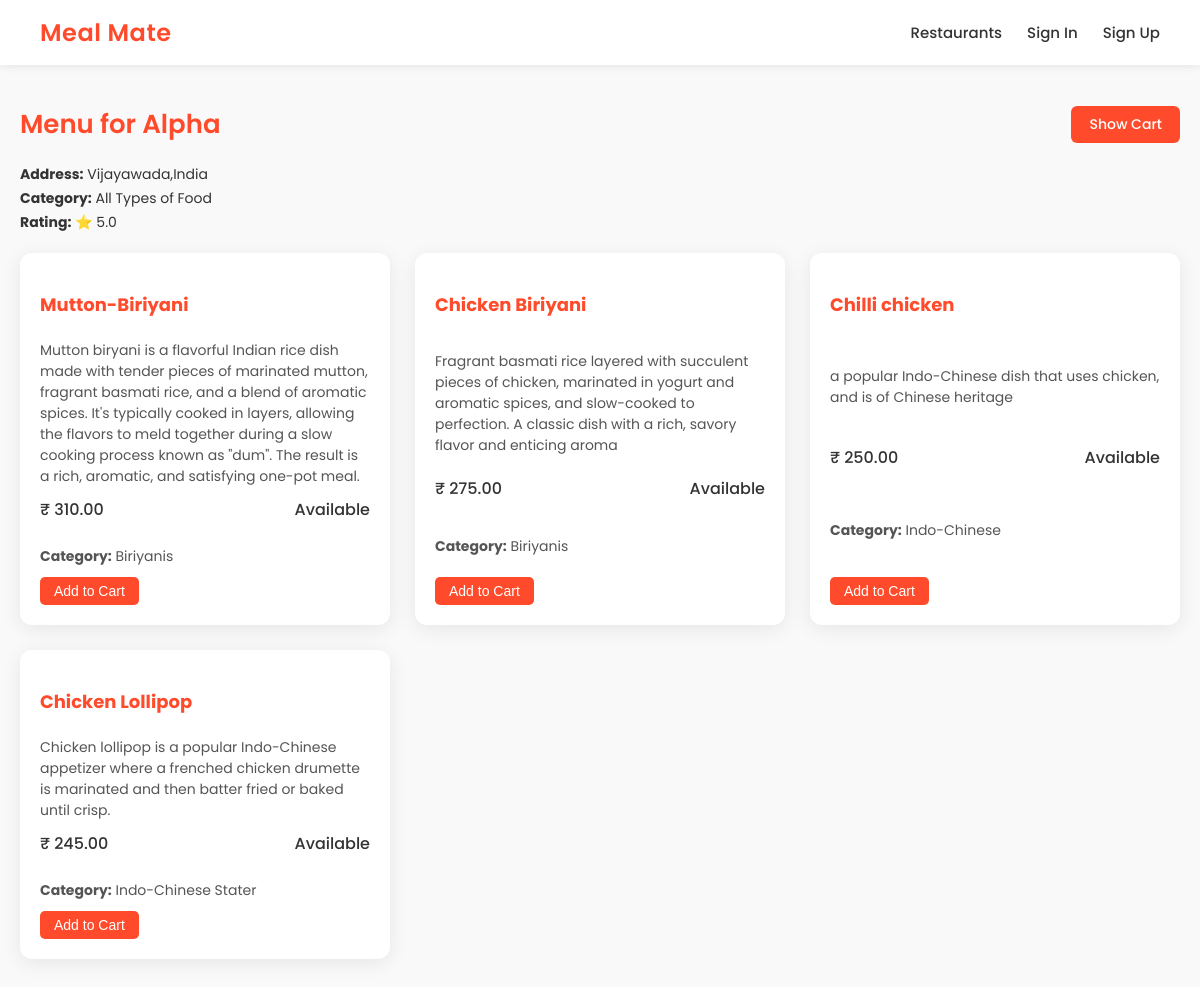
Page /cusmenu/19/SaiCharan/ on the committed database.
### delivery/models.py (models this page shows, shortened)
class Restarunts(models.Model):
    res_name = models.CharField(max_length=100)
    Food_cat = models.CharField(max_length=100)
    rating  = models.FloatField()
    img = models.URLField(default="https://encrypted-tbn0.gstatic.com/images?q=tbn:ANd9GcR7KBKxKUEmumbhS_sR7eCr-s1likOF0RHtOvAbPXSA70O1ATMHQwZxbCCNwCYCtGQjTVo&usqp=CAU")
    address = models.CharField(max_length=100)

class Menu(models.Model):
    res = models.ForeignKey(
        Restarunts,
        on_delete = models.CASCADE
    )
    item_name = models.CharField(max_length=100)
    description = models.TextField(blank=True,null=True)
    price = models.DecimalField(max_digits=6,decimal_places=2)
    is_available = models.BooleanField(default=True)
    category = models.CharField(max_length=50)

### delivery/views.py (the view)
# urls.py: path('cusmenu/<int:id>/<str:username>/', views.cusmenu,name = 'cusmenu'),
def cusmenu(request, id, username):
    res = Restarunts.objects.get(pk = id)
    menu = Menu.objects.filter(res = res)
    return render(request, 'delivery/cusmenu.html', {'res': res, 'menu':menu, 'username': username})

### delivery/templates/delivery/cusmenu.html (shortened to what this page needs)
<!DOCTYPE html>
<html lang="en">
<head>
</head>
<body>
    <div class="navbar">
        <a href="{% url 'delivery:index' %}" class="logo">Meal Mate</a>
        <div class="nav-links">
            <a href="{% url 'delivery:cusdisplay_res' username %}">Restaurants</a>
            <a href="{% url 'delivery:sign_in' %}">Sign In</a>
            <a href="{% url 'delivery:sign_up' %}">Sign Up</a>
        </div>
    </div>
    <div class="container">
        <div class="header-row">
            <h2>Menu for {{res.res_name}}</h2>
            <a href="{% url 'delivery:show_cart' username %}" class="show-cart">Show Cart</a>
        </div>
        <div class="info">
            <p><b>Address:</b> {{res.address}}</p>
            <p><b>Category:</b> {{res.Food_cat}}</p>
            <p><b>Rating:</b> ⭐ {{res.rating}}</p>
        </div>
        <div class="menu-grid">
            {% for item in menu %}
            <div class="menu-card">
                <h3>{{ item.item_name }}</h3>
                <p>{{ item.description }}</p>
                <div class="price-availability">
                    <span>₹ {{ item.price }}</span>
                    <span>{% if item.is_available %} Available {% else %} Not Available {% endif %}</span>
                </div>
                <p><b>Category:</b> {{ item.category }}</p>
                <form method="POST" action="{% url 'delivery:add_cart' item.id username %}">
                    <button type="submit" onclick="return confirm('Add to cart?')">Add to Cart</button>
                </form>
            </div>
            {% endfor %}
        </div>
    </div>
</body>
</html>

### delivery/templates/delivery/cusmenu.html (style rules this page uses)
body { margin: 0; font-family: 'Poppins', sans-serif; background-color: #f9f9f9; color: #333; }
.navbar { background: #fff; color: #333; padding: 15px 40px; display: flex; justify-content: space-between; align-items: center; box-shadow: 0 2px 8px rgba(0,0,0,0.08); position: sticky; top: 0; z-index: 100; }
.navbar .logo { font-size: 24px; font-weight: 600; color: #ff4b2b; text-decoration: none; letter-spacing: 0.5px; }
.navbar .nav-links { display: flex; gap: 25px; }
.navbar .nav-links a { color: #333; text-decoration: none; font-size: 15px; font-weight: 500; position: relative; transition: all 0.3s ease; }
.navbar .nav-links a::after { content: ""; position: absolute; left: 0; bottom: -5px; width: 0; height: 2px; background: #ff4b2b; transition: width 0.3s ease; }
.container { max-width: 1200px; margin: 40px auto; padding: 0 20px; }
.header-row { display: flex; justify-content: space-between; align-items: center; margin-bottom: 20px; }
.header-row h2 { font-size: 26px; font-weight: 600; color: #ff4b2b; margin: 0; }
.show-cart { padding: 8px 18px; background-color: #ff4b2b; color: #fff; border-radius: 6px; font-weight: 500; font-size: 14px; text-decoration: none; transition: background 0.3s ease, transform 0.2s ease; }
.info p { font-size: 14px; margin: 3px 0; }
.menu-grid { display: grid; grid-template-columns: repeat(auto-fit, minmax(280px, 1fr)); gap: 25px; margin-top: 20px; }
.menu-card { background: #fff; border-radius: 12px; box-shadow: 0 4px 20px rgba(0,0,0,0.08); padding: 20px; display: flex; flex-direction: column; justify-content: space-between; transition: transform 0.3s ease, box-shadow 0.3s ease; }
.menu-card h3 { font-size: 18px; color: #ff4b2b; margin-bottom: 8px; }
.menu-card p { font-size: 14px; color: #555; margin-bottom: 10px; }
.menu-card .price-availability { display: flex; justify-content: space-between; align-items: center; font-weight: 500; margin-bottom: 10px; }
.menu-card button { padding: 6px 14px; background-color: #ff4b2b; border: none; border-radius: 5px; font-size: 14px; font-weight: 500; cursor: pointer; color: #fff; transition: background 0.3s ease, transform 0.2s ease; }

### rows in the picture
Restarunts: res_name "Alpha", address "Vijayawada,India", Food_cat "All Types of Food", rating "5.0"
Menu: item_name "Mutton-Biriyani", description "Mutton biryani is a flavorful Indian rice dish made with tender pieces of marinated mutton, fragrant basmati rice, and a blend of aromatic spices. It's typically cooked in layers, allowing the flavors to meld together during a slow cooking process known as \"dum\". The result is a rich, aromatic, and satisfying one-pot meal.", price "310.00", is_available "Available", category "Biriyanis"
Menu: item_name "Chicken Biriyani", description "Fragrant basmati rice layered with succulent pieces of chicken, marinated in yogurt and aromatic spices, and slow-cooked to perfection. A classic dish with a rich, savory flavor and enticing aroma", price "275.00", is_available "Available", category "Biriyanis"
Menu: item_name "Chilli chicken", description "a popular Indo-Chinese dish that uses chicken, and is of Chinese heritage", price "250.00", is_available "Available", category "Indo-Chinese"
Menu: item_name "Chicken Lollipop", description "Chicken lollipop is a popular Indo-Chinese appetizer where a frenched chicken drumette is marinated and then batter fried or baked until crisp.", price "245.00", is_available "Available", category "Indo-Chinese Stater"
